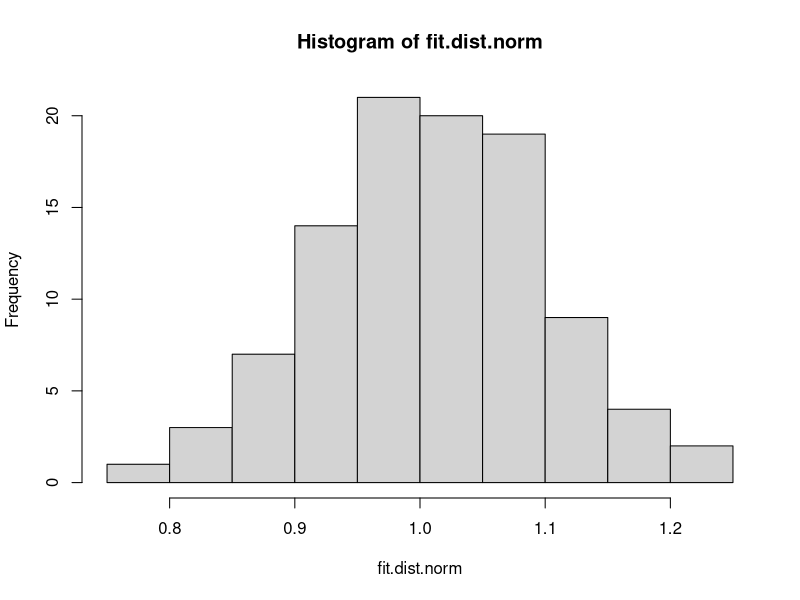
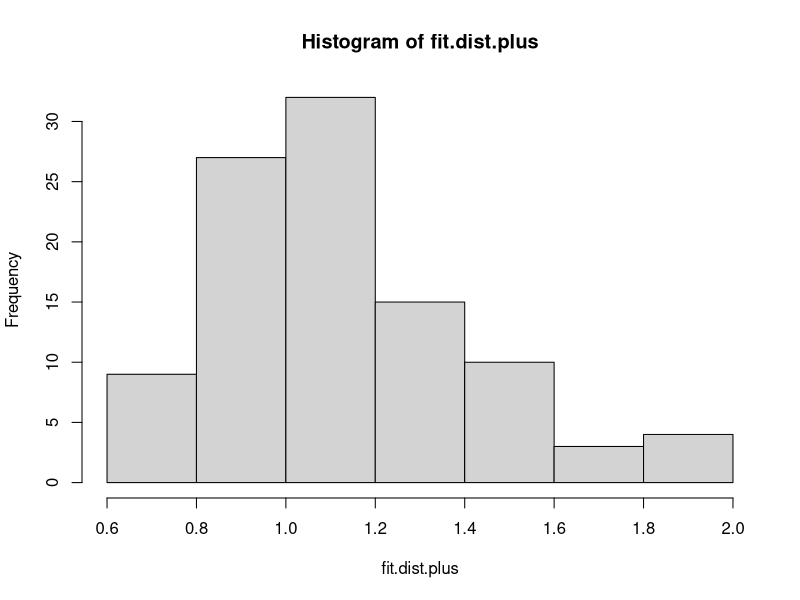
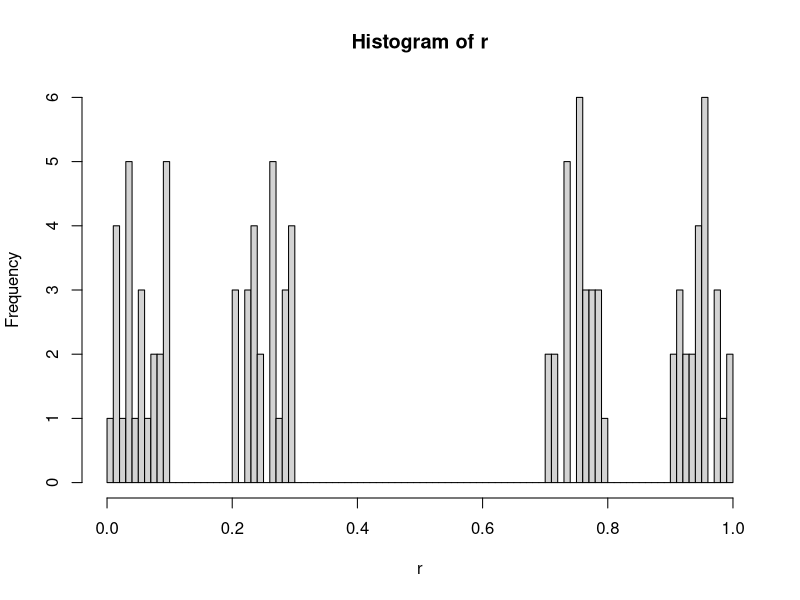

Write R code to recreate these figures, in order. (Note: this script raises an error after producing the figures.)
library(tidyverse)

set.seed(1)
#generate random normally distributed and gamma distributed fitness values
#and generate random normally distributed small fitness offsets
fit.dist.norm <- rnorm(100, mean = 1 , sd = 0.1)
hist(fit.dist.norm)
fit.dist.plus <- rlnorm(100, meanlog = 0.1, sdlog =  0.25)
hist(fit.dist.plus)
off.dist <- rnorm(100, mean = 0.02, sd = 0.001)

#generate relatedness spectrum
r1 <- runif(25, 0, 0.1)
r2 <- runif(25, 0.2,0.3)
r3 <- runif(25, 0.7,0.8)
r4 <- runif(25, 0.9,1)
r <- c(r1,r2,r3,r4)
hist(r, breaks = seq(0,1,0.01))

#build genotypes
#want relatedness score in a separate column

build.gen.abc <- function(count,fit,off){
  gen.mat <- list()
  for(i in 1:count){
    gen.mat[[i]] <- matrix(data = NA, nrow = 3, ncol = 2)
    rownames(gen.mat[[i]]) <- c("A","B","C")
    colnames(gen.mat[[i]]) <- c("x","r")
    gen.mat[[i]][,1] <- sample(fit, 3)
    gen.mat[[i]][1,2] <- sample(r,1)
    gen.mat[[i]][2,2] <- gen.mat[[i]][1,2] + (sample(c(1,-1), 1, replace = T)) * sample(off,1)
    gen.mat[[i]][3,2] <- gen.mat[[i]][1,2] + (sample(c(1,-1), 1, replace = T)) * sample(off,1)
  }
  names(gen.mat) <- c("i1","i2")
  return(gen.mat)
}

build.gen.ab <- function(count,fit,fit.plus,off){
  gen.mat <- list()
  for(i in 1:count){
    gen.mat[[i]] <- matrix(data = NA, nrow = 3, ncol = 2)
    rownames(gen.mat[[i]]) <- c("A","B","C")
    colnames(gen.mat[[i]]) <- c("x","r")
    gen.mat[[i]][1,1] <- sample(fit.plus, 1)
    gen.mat[[i]][2,1] <- sample(fit.plus, 1)
    gen.mat[[i]][3,1] <- sample(fit, 1)
    gen.mat[[i]][1,2] <- sample(r,1)
    gen.mat[[i]][2,2] <- gen.mat[[i]][1,2] + (sample(c(1,-1), 1, replace = T)) * sample(off,1)
    gen.mat[[i]][3,2] <- gen.mat[[i]][1,2] + (sample(c(1,-1), 1, replace = T)) * sample(off,1)
  }
  names(gen.mat) <- c("i1","i2")
  return(gen.mat)
}

build.gen.c <- function(count,fit,fit.plus,off){
  gen.mat <- list()
  for(i in 1:count){
    gen.mat[[i]] <- matrix(data = NA, nrow = 3, ncol = 2)
    rownames(gen.mat[[i]]) <- c("A","B","C")
    colnames(gen.mat[[i]]) <- c("x","r")
    gen.mat[[i]][1,1] <- sample(fit, 1)
    gen.mat[[i]][2,1] <- sample(fit, 1)
    gen.mat[[i]][3,1] <- sample(fit.plus, 1)
    gen.mat[[i]][1,2] <- sample(r,1)
    gen.mat[[i]][2,2] <- gen.mat[[i]][1,2] + (sample(c(1,-1), 1, replace = T)) * sample(off,1)
    gen.mat[[i]][3,2] <- gen.mat[[i]][1,2] + (sample(c(1,-1), 1, replace = T)) * sample(off,1)
  }
  names(gen.mat) <- c("i1","i2")
  return(gen.mat)
}

gen.count <- 2

gen.list.abc <- replicate(100, build.gen.abc(gen.count, fit.dist.norm, off.dist), 
                          simplify = F)
save(gen.list.abc, file = "runs/run_091024/gen_list_abc.RData")
gen.list.ab <- replicate(100, build.gen.ab(gen.count, fit.dist.norm, fit.dist.plus, off.dist), 
                         simplify = F)
save(gen.list.ab, file = "runs/run_091024/gen_list_ab.RData")
gen.list.c <- replicate(100, build.gen.c(gen.count, fit.dist.norm, fit.dist.plus, off.dist), 
                         simplify = F)
save(gen.list.c, file = "runs/run_091024/gen_list_c.RData")

gen.lists <- list("abc" = gen.list.abc, "ab" = gen.list.ab, "c" = gen.list.c)
save(gen.lists, file = "runs/run_091024/gen_lists.RData")

#generate list of possible genotype combinations
combo <- as.data.frame(matrix(data = c("A1","A2","B1","B2","C1","C2"), ncol = 3, nrow = 2))
colnames(combo) <- c("A","B","C")
combo <- expand(combo,A,B,C)
combo <- split(combo,1:nrow(combo))
combo <- unlist(lapply(combo, paste0, collapse = ""))
save(combo,file = "runs/run_091024/combo.RData")










